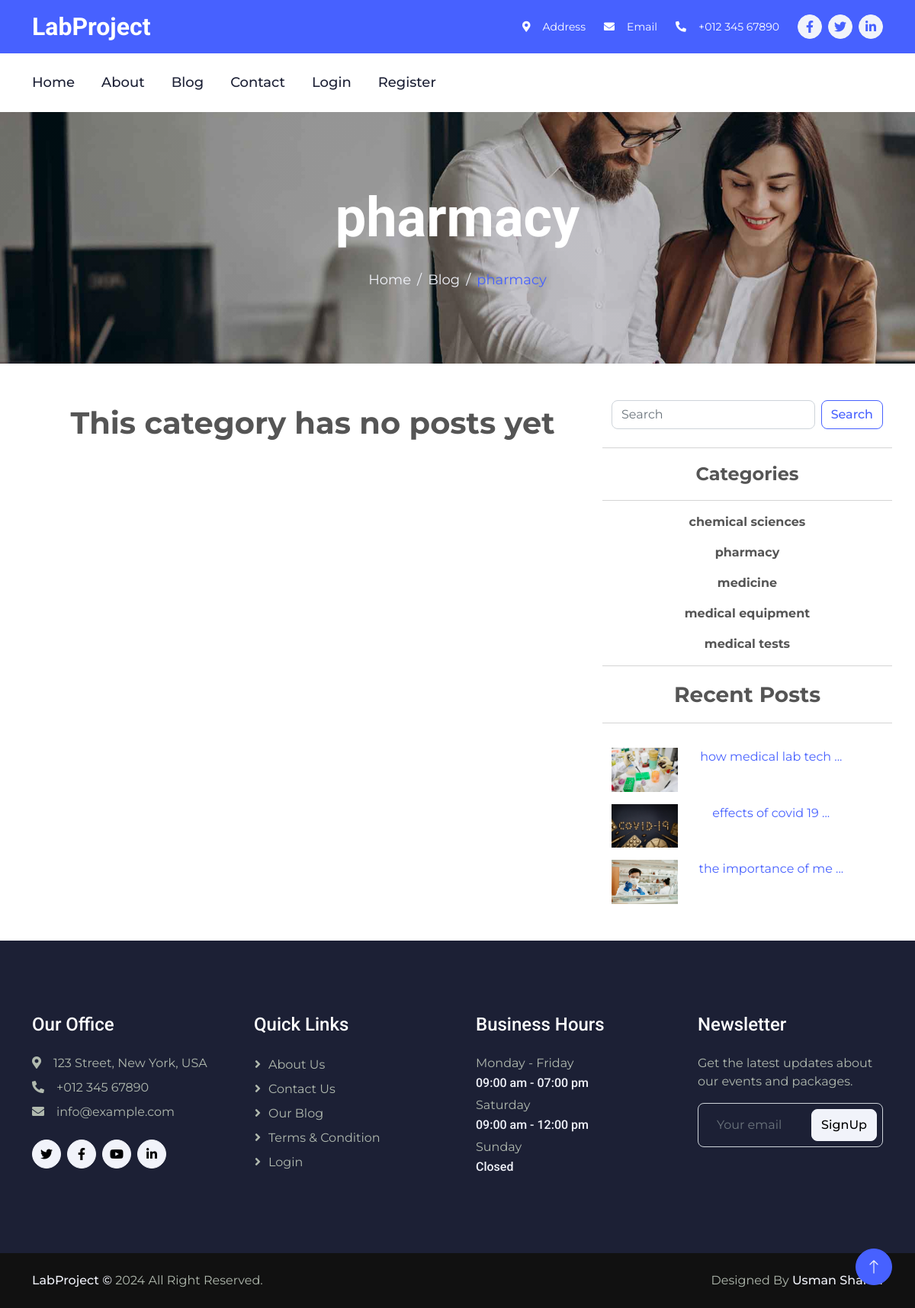
Page /category/pharmacy on the committed database.
### BlogApp/models.py (models this page shows, shortened)
class Category(models.Model):
    name = models.CharField(
        max_length=255,
        null=False,
        blank=False,
        unique=True
    )
    added_by = models.ForeignKey(
        User,
        on_delete=models.CASCADE
    )
    added_at = models.DateTimeField(
        auto_now_add=True
    )

class BlogPosts(models.Model):
    title = models.CharField(
        max_length=500,
        blank=False,
        null=False,
        unique=True
    )
    tagline = models.CharField(
        max_length=850,
        blank=False,
        null=False
    )
    content = RichTextField()
    thumbnail = models.ImageField(
        null=True,
        blank=True,
        upload_to='images/BlogThumnails'
    )
    author = models.ForeignKey(
        User,
        on_delete=models.CASCADE
    )
    post_date = models.DateField(
        auto_now_add=True
    )
    category = models.CharField(
        max_length=255,
        default='Coding',
        null=False,
        blank=False
    )
    likes = models.ManyToManyField(
        User,
        blank=True,
        related_name='post_likes'
    )

### BlogApp/views.py (the view, shortened to what this page needs)
# urls.py: path('category/<str:category>', views.category_view, name='blog-category-view'),
def category_view(request, category):
    category = category.replace('-', ' ')
    category_query = models.Category.objects.filter(name=category).first()
    post_query = models.BlogPosts.objects.filter(category=category).all()
    postsNone = False
    if not post_query:
        postsNone = True
    pagination = Paginator(post_query, 2)
    page = request.GET.get('page')
    post_query = pagination.get_page(page)
    return render(
        request,
        'BlogApp/category-view.html',
        {
            'posts': post_query,
            'recents': models.BlogPosts.objects.all().order_by('-pk')[0:3],
            'categories': return_categories,
            'category': category,
            'postsNone': postsNone
        }
    )

### BlogApp/views.py (called while the page is built)
def return_categories():
    category_query = models.Category.objects.all()
    return [category.name for category in category_query]

### BlogApp/templates/BlogApp/category-view.html (shortened to what this page needs)
{% extends "BlogApp/base.html" %}
{% block body %}
    <div class="container-fluid page-header py-5 mb-5 wow fadeIn" data-wow-delay="0.1s">
        <div class="container text-center py-5">
            <h1 class="display-2 text-white mb-4 animated slideInDown">{{category}}</h1>
            <nav aria-label="breadcrumb animated slideInDown">
                <ol class="breadcrumb justify-content-center mb-0">
                    <li class="breadcrumb-item"><a href="/">Home</a></li>
                    <li class="breadcrumb-item"><a href="">Blog</a></li>
                    <li class="breadcrumb-item text-primary" aria-current="page">{{category|slugify}}</li>
                </ol>
            </nav>
        </div>
    </div>
    <div class="container">
        <div class="row">
            <div class="col-md-8 mb-5">
                {% if postsNone == True %}
                    <p class="fs-1 text-center"><strong>This category has no posts yet</strong></p>
                {% endif %}
            </div>
            <div class="col-md-4">
                <div class="row">
                        <form class="d-flex" role="search" method=POST action="/search">
                            <input class="form-control me-2" type="search" placeholder="Search" aria-label="Search" name="search">
                            <button class="btn btn-outline-primary" type="submit">Search</button>
                        </form>
                </div>
                <br>
                <div class="row">
                    <hr>
                        <p class="fs-4 text-center"><strong>Categories</strong></p>
                    <hr>
                    {% for value in categories %}
                        <a href="/category/{{value|slugify}}">
                            <p class="fs-6 text-center"><strong class="text-secondary">{{value}}</strong></p>
                        </a>
                    {% endfor %}
                </div>
                <div class="row d-flex">
                    <hr>
                        <p class="fs-3 text-center"><strong>Recent Posts</strong></p>
                    <hr>
                    <div class="row d-flex">
                    {% for post in recents %}
                        <div class="row mt-3">
                            <div class="col-md-4 text-center">
                                <a href="/posts/{{post.title|slugify}}">
                                    {% if post.thumbnail %}
                                        <img src="{{post.thumbnail.url}}" alt="{{post.title}}" class="img-fluid" width="100px">
                                    {% else %}
                                        <img src="/media/default/default-post.png" alt="{{post.title}}" class="img-fluid" width="100px">
                                    {% endif %}
                                </a>
                            </div>
                            <div class="col-md-8 text-center">
                                <a href="/posts/{{post.title|slugify}}">{{post.title|slice:":20"}} ...</a>
                            </div>
                        </div>
                    {% endfor %}
                    </div>
                </div>
            </div>
        </div>
    </div>
{% endblock body %}

### BlogApp/static/BlogApp/css/style.css (style rules this page uses)
:root { --primary: #4761FF; --secondary: #555555; --light: #F1F3FA; --dark: #1C2035; }
.btn { transition: .5s; font-weight: 500; }
.page-header { background: linear-gradient(rgba(0, 0, 0, .1), rgba(0, 0, 0, .1)), url(../img/carousel-1.jpg) center center no-repeat; background-size: cover; }
.page-header .breadcrumb-item+.breadcrumb-item::before { color: var(--light); }
.page-header .breadcrumb-item, .page-header .breadcrumb-item a { font-size: 18px; color: var(--light); }

### rows in the picture
Category: name "pharmacy", categories "pharmacy"
Category: categories "chemical sciences"
Category: categories "medicine"
Category: categories "medical equipment"
Category: categories "medical tests"
BlogPosts: thumbnail (picture), title "how medical lab tech"
BlogPosts: thumbnail (picture), title "effects of covid 19"
BlogPosts: thumbnail (picture), title "the importance of me"
